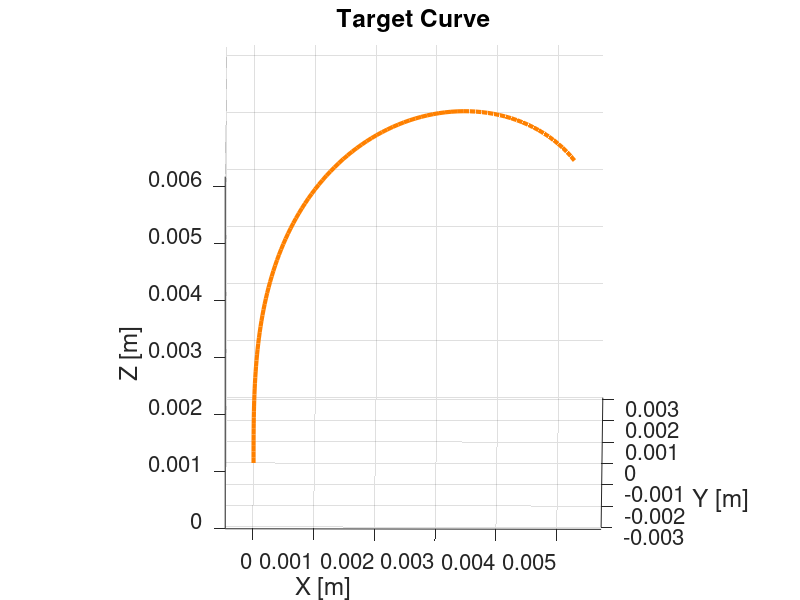

This chart was generated by the following MATLAB code: (Note: this script raises an error after producing the figure.)
function curve = makecurve(varargin)
    %% MAKECURVE generates a curve based on desired curvature and torsion profiles

    % Input handling
    defaultArcLength = 10e-3;
    defaultK         = @(s,arcLength) 500 * s/arcLength;% s/arcLength;
    defaultTau       = @(s,arcLength) 0 .* ones(1, length(s));
    defaultPlot      = true;
    
    p = inputParser;
    addOptional(p, 'arcLength', defaultArcLength);
    addOptional(p, 'k', defaultK);
    addOptional(p, 'tau', defaultTau);
    addParameter(p, 'plot', defaultPlot);
    parse(p, varargin{:});
    
    arcLength = p.Results.arcLength;
    k         = p.Results.k;
    tau       = p.Results.tau;
    plot      = p.Results.plot;
        
    % Numerically solve the Frenet-Serret equations
    % t -> x(1) x(2) x(3)
    % n -> x(4) x(5) x(6)
    % b -> x(7) x(8) x(9)
    f = @(s,x) [k(s,arcLength)*x(4); 
                k(s,arcLength)*x(5);
                k(s,arcLength)*x(6); 
               -k(s,arcLength)*x(1) + tau(s,arcLength)*x(7);
               -k(s,arcLength)*x(2) + tau(s,arcLength)*x(8);
               -k(s,arcLength)*x(3) + tau(s,arcLength)*x(9);
               -tau(s,arcLength)*x(4);
               -tau(s,arcLength)*x(5);
               -tau(s,arcLength)*x(6)];
    
    [l,y] = ode45(f, 0:1e-4:arcLength, [0 0 1 1 0 0 0 1 0]);
    
    t = [y(:,1) y(:,2) y(:,3)]';
    n = [y(:,4) y(:,5) y(:,6)]';
    b = [y(:,7) y(:,8) y(:,9)]';
    
    % Generate the arc points by integration of the t vector along s
    arc = zeros(3, size(l, 1));
    
    for ii = 2 : size(l, 1)
        arc(:,ii) = [trapz(l(1:ii), t(1,1:ii));
            trapz(l(1:ii), t(2,1:ii));
            trapz(l(1:ii), t(3,1:ii))];
    end
    
    curve.arc   = arc;
    curve.l     = l;
    curve.kappa = k(l,arcLength);
    curve.tau   = tau(l,arcLength);
    curve.t     = t;
    curve.n     = n;
    curve.b     = b;
    
    if plot
        % Plot the resulting line
        figure
        plot3(arc(1,:), arc(2,:), arc(3,:), 'LineWidth',3,'Color',(1/256)*[255 128 0]);
        hold on, axis equal, grid on
        xlabel('X [m]'), ylabel('Y [m]'), zlabel('Z [m]'),
        view(0.26, 20.5)
        set(gca,'FontSize',16);
        title('Target Curve');
        
        triad('scale', 1e-3/2, 'linewidth', 2.5);
        h = triad('scale', 1e-3/2, 'linewidth', 2.5);
        
        % Make an animation showing the Frenet-Serret frames
        for ii = 2 : size(l, 1)
            rot = [n(:,ii) b(:,ii) t(:,ii)];
            transl = arc(:,ii);
            T = [rot transl; 0 0 0 1];
            
            h.Matrix = T;
            pause(0.1);
            drawnow
        end
    end
end